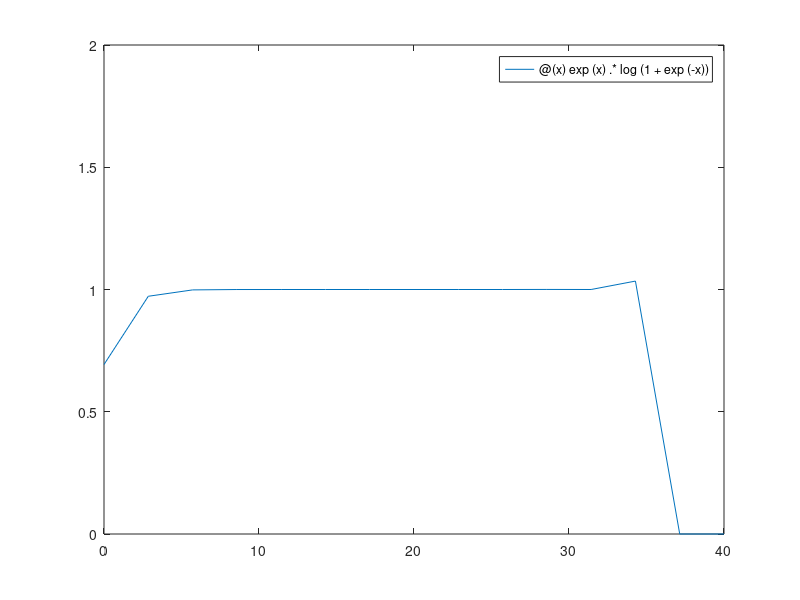
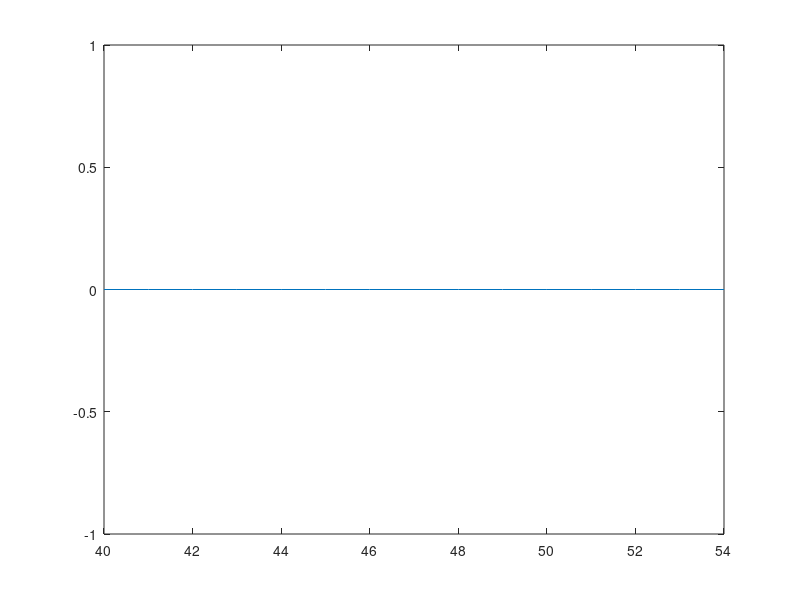
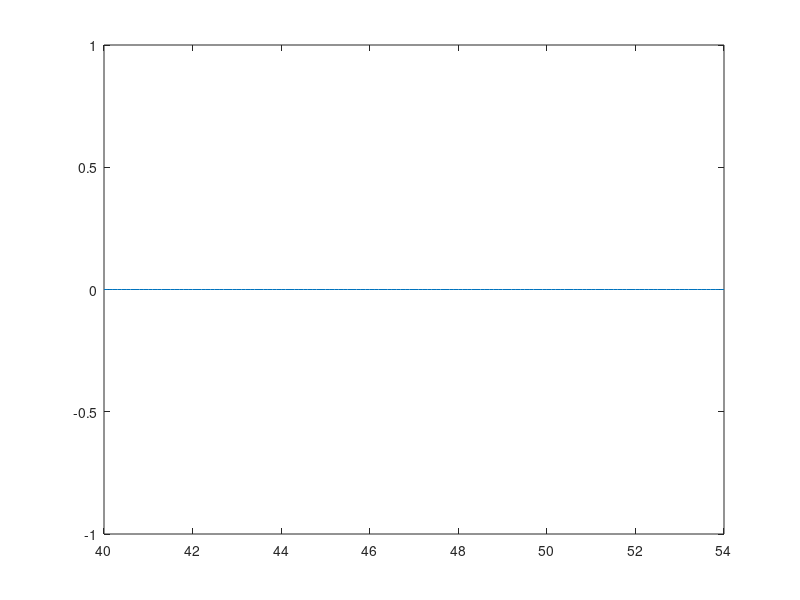
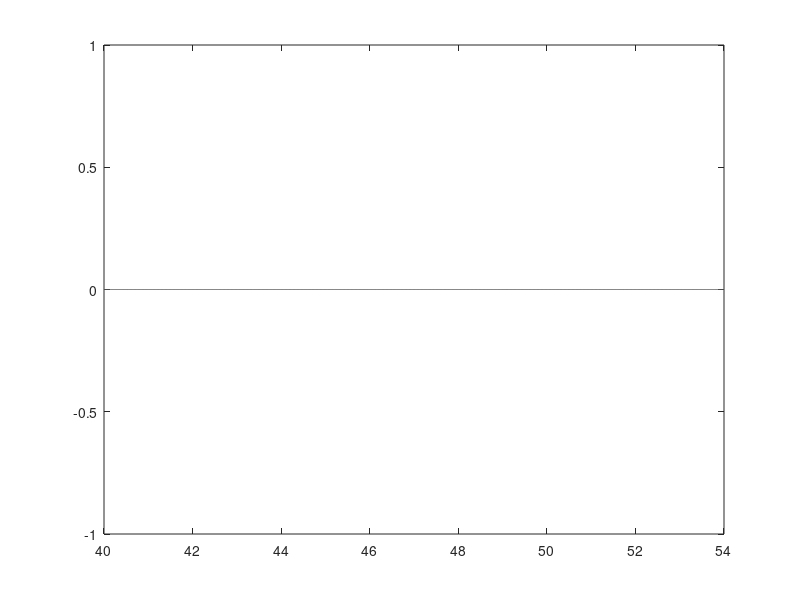

Recreate these plots in MATLAB, in order. (Note: this script raises an error after producing the figures.)
clear all
close all
clc

% Funcion anonima: Ejemplo
g = @(x) x.^2 + 7*x +12;
a = g(4);
fplot(g,[-5,3]);

% Esto ultimo es equivalente a:
% x = -5:0.01:3;
% y = f(x);
% figure;
% plot(x,y);

%% Calculamos e^x*Log(1+e^⁻x)

% El .* hace falta para que la funcion no falle si le das un vector
f = @(x) exp(x).*log(1+exp(-x));
fplot(f,[0 40]);

% Cuando x es lo bastante grande, el interior del logaritmo se acerca a 1
% El logaritmo en si se acerca al limite de la mantisa, y a partir de 53 la
% función vale 0

ylim([0 2]);

x = 40:54;
y = f(x);
figure;
plot(x,y)

x = 40:0.1:54;
y = f(x);
figure;
plot(x,y)

x = 40:0.01:54;
y = f(x);
figure;
plot(x,y)

x = 40:0.001:54;
y = f(x);
figure;
plot(x,y)

x = 40:54;
y = f(x);
hold on;
plot(x,y,'*b')

%% Probamos a calcular la derivada
fu = @(x) sin(x);
x0 = 3*pi/2;
h = 1;
[res, paso] = deriv_iter(fu, x0, h);

a = res+paso;

fa = @(x) x.^2;
x1 = 2;
h = 1;
[res, paso] = deriv_iter(fa, x1, h);

% Fin del programa